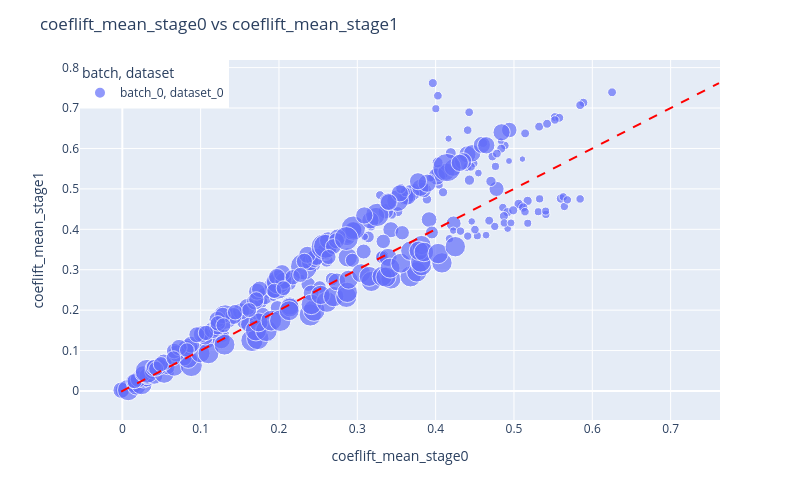
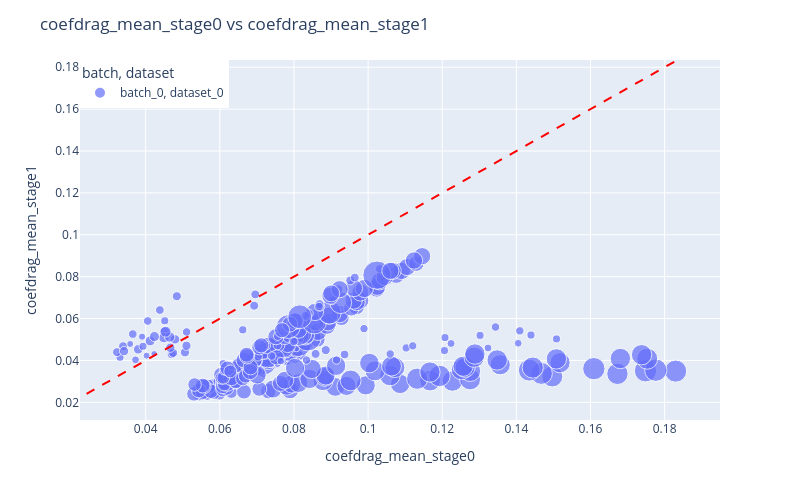
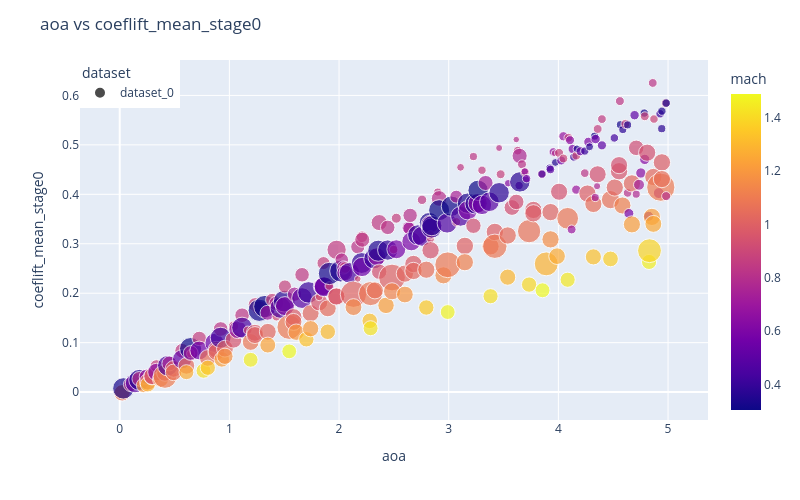
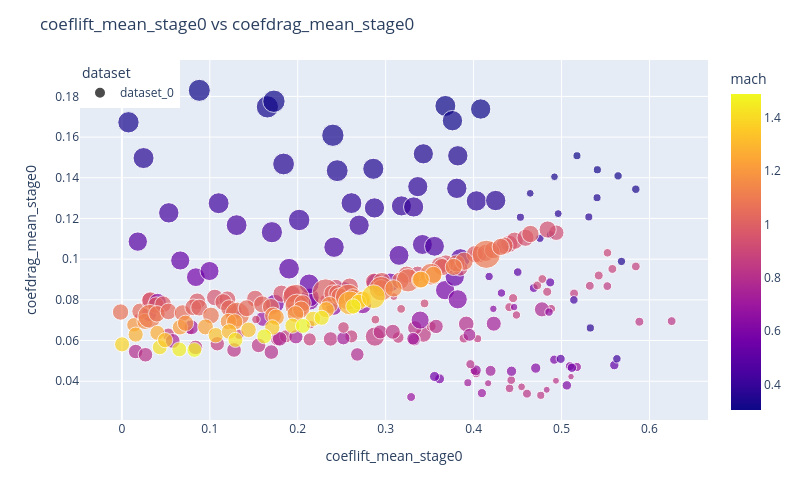

These figures' notebook cell, in order:
### Code cell
save_path = None # '/home/m.jaraiz/repos/tmp/'
import os
plot_df_post(df_post, col1='coeflift_mean_stage0', col2='coeflift_mean_stage1', col3='batch', line_xy=True, save_path=os.path.join(save_path, 'cl0_vs_cl1.png') if save_path is not None else save_path)
plot_df_post(df_post, col1='coefdrag_mean_stage0', col2='coefdrag_mean_stage1', col3='batch', line_xy=True, save_path=os.path.join(save_path, 'cd0_vs_cd1.png') if save_path is not None else save_path) #cd0_vs_cd1
for stage in [0, 1]:

    plot_df_post(df_post, col1='aoa', col2=f'coeflift_mean_stage{stage}', col3='mach', line_xy=False, save_path=os.path.join(save_path, f'aoa_vs_cl{stage}.png') if save_path is not None else save_path) # aoa_vs_cl{stage}
    plot_df_post(df_post, col1=f'coeflift_mean_stage{stage}', col2=f'coefdrag_mean_stage{stage}', col3='mach', line_xy=False, save_path=os.path.join(save_path, f'cl{stage}_vs_cd{stage}.png') if save_path is not None else save_path) # cl{stage}_vs_cd{stage}
    plot_df_post(df_post, col1='mach', col2=f'coefdrag_mean_stage{stage}', col3='aoa', line_xy=False, save_path=os.path.join(save_path, f'mach_vs_cd{stage}.png') if save_path is not None else save_path) # mach_vs_cd{stage}

### Figure 1 — Plotly figure (JSON) as saved in the notebook; plotly's stock layout.template omitted (floating-point values rounded to 4 significant figures; data arrays with more than 128 entries replaced by an {"elided": "..."} marker saying what was removed)
{"data": [{"customdata": {"elided": "280x75 mixed values"}, "hovertemplate": "batch=%{customdata[74]}<br>dataset=%{customdata[72]}<br>coeflift_mean_stage0=%{x}<br>coeflift_mean_stage1=%{y}<br>size=%{customdata[73]}<br>aoa=%{customdata[0]}<br>mach=%{customdata[1]}<br>stage=%{customdata[2]}<br>case_idx=%{customdata[3]}<br>re=%{customdata[4]}<br>exist=%{customdata[5]}<br>folder=%{customdata[6]}<br>subsets=%{customdata[7]}<br>coeflift_var_stage0=%{customdata[8]}<br>coefdrag_mean_stage0=%{customdata[9]}<br>coefdrag_var_stage0=%{customdata[10]}<br>coefmomenty_mean_stage0=%{customdata[11]}<br>coefmomenty_var_stage0=%{customdata[12]}<br>coeflift_var_stage1=%{customdata[13]}<br>coefdrag_mean_stage1=%{customdata[14]}<br>coefdrag_var_stage1=%{customdata[15]}<br>coefmomenty_mean_stage1=%{customdata[16]}<br>coefmomenty_var_stage1=%{customdata[17]}<br>total_iter_stage0=%{customdata[18]}<br>cfl_stage0=%{customdata[19]}<br>densityresidual_stage0=%{customdata[20]}<br>energystagnationdensityresidual_stage0=%{customdata[21]}<br>iteration_stage0=%{customdata[22]}<br>momentumresidual_stage0=%{customdata[23]}<br>momentumxresidual_stage0=%{customdata[24]}<br>momentumyresidual_stage0=%{customdata[25]}<br>momentumzresidual_stage0=%{customdata[26]}<br>time_stage0=%{customdata[27]}<br>turbulentsanutildedensityresidual_stage0=%{customdata[28]}<br>densityresidual_norm_stage0=%{customdata[29]}<br>densityresidual_scaled_stage0=%{customdata[30]}<br>energystagnationdensityresidual_norm_stage0=%{customdata[31]}<br>energystagnationdensityresidual_scaled_stage0=%{customdata[32]}<br>momentumresidual_norm_stage0=%{customdata[33]}<br>momentumresidual_scaled_stage0=%{customdata[34]}<br>momentumxresidual_norm_stage0=%{customdata[35]}<br>momentumxresidual_scaled_stage0=%{customdata[36]}<br>momentumyresidual_norm_stage0=%{customdata[37]}<br>momentumyresidual_scaled_stage0=%{customdata[38]}<br>momentumzresidual_norm_stage0=%{customdata[39]}<br>momentumzresidual_scaled_stage0=%{customdata[40]}<br>turbulentsanutildedensityresidual_norm_stage0=%{customdata[41]}<br>turbulentsanutildedensityresidual_scaled_stage0=%{customdata[42]}<br>stage_stage0=%{customdata[43]}<br>total_iterations_stage0=%{customdata[44]}<br>total_iter_stage1=%{customdata[45]}<br>cfl_stage1=%{customdata[46]}<br>densityresidual_stage1=%{customdata[47]}<br>energystagnationdensityresidual_stage1=%{customdata[48]}<br>iteration_stage1=%{customdata[49]}<br>momentumresidual_stage1=%{customdata[50]}<br>momentumxresidual_stage1=%{customdata[51]}<br>momentumyresidual_stage1=%{customdata[52]}<br>momentumzresidual_stage1=%{customdata[53]}<br>time_stage1=%{customdata[54]}<br>turbulentsanutildedensityresidual_stage1=%{customdata[55]}<br>densityresidual_norm_stage1=%{customdata[56]}<br>densityresidual_scaled_stage1=%{customdata[57]}<br>energystagnationdensityresidual_norm_stage1=%{customdata[58]}<br>energystagnationdensityresidual_scaled_stage1=%{customdata[59]}<br>momentumresidual_norm_stage1=%{customdata[60]}<br>momentumresidual_scaled_stage1=%{customdata[61]}<br>momentumxresidual_norm_stage1=%{customdata[62]}<br>momentumxresidual_scaled_stage1=%{customdata[63]}<br>momentumyresidual_norm_stage1=%{customdata[64]}<br>momentumyresidual_scaled_stage1=%{customdata[65]}<br>momentumzresidual_norm_stage1=%{customdata[66]}<br>momentumzresidual_scaled_stage1=%{customdata[67]}<br>turbulentsanutildedensityresidual_norm_stage1=%{customdata[68]}<br>turbulentsanutildedensityresidual_scaled_stage1=%{customdata[69]}<br>stage_stage1=%{customdata[70]}<br>total_iterations_stage1=%{customdata[71]}<extra></extra>", "legendgroup": "batch_0, dataset_0", "marker": {"color": "#636efa", "size": {"elided": "280 float values"}, "sizemode": "area", "sizeref": 0.025, "symbol": "circle"}, "mode": "markers", "name": "batch_0, dataset_0", "orientation": "v", "showlegend": true, "type": "scatter", "x": {"elided": "280 float values"}, "xaxis": "x", "y": {"elided": "280 float values"}, "yaxis": "y"}], "layout": {"height": 500, "legend": {"itemsizing": "constant", "title": {"text": "batch, dataset"}, "tracegroupgap": 0, "x": 0, "y": 1}, "margin": {"t": 60}, "shapes": [{"line": {"color": "Red", "dash": "dash"}, "type": "line", "x0": -0.001472, "x1": 0.7617, "y0": -0.001472, "y1": 0.7617}], "title": {"text": "coeflift_mean_stage0 vs coeflift_mean_stage1"}, "width": 800, "xaxis": {"anchor": "y", "domain": [0, 1], "title": {"text": "coeflift_mean_stage0"}}, "yaxis": {"anchor": "x", "domain": [0, 1], "title": {"text": "coeflift_mean_stage1"}}}}

### Figure 2 — Plotly figure (JSON) as saved in the notebook; plotly's stock layout.template omitted (floating-point values rounded to 4 significant figures; data arrays with more than 128 entries replaced by an {"elided": "..."} marker saying what was removed)
{"data": [{"customdata": {"elided": "280x75 mixed values"}, "hovertemplate": "batch=%{customdata[74]}<br>dataset=%{customdata[72]}<br>coefdrag_mean_stage0=%{x}<br>coefdrag_mean_stage1=%{y}<br>size=%{customdata[73]}<br>aoa=%{customdata[0]}<br>mach=%{customdata[1]}<br>stage=%{customdata[2]}<br>case_idx=%{customdata[3]}<br>re=%{customdata[4]}<br>exist=%{customdata[5]}<br>folder=%{customdata[6]}<br>subsets=%{customdata[7]}<br>coeflift_mean_stage0=%{customdata[8]}<br>coeflift_var_stage0=%{customdata[9]}<br>coefdrag_var_stage0=%{customdata[10]}<br>coefmomenty_mean_stage0=%{customdata[11]}<br>coefmomenty_var_stage0=%{customdata[12]}<br>coeflift_mean_stage1=%{customdata[13]}<br>coeflift_var_stage1=%{customdata[14]}<br>coefdrag_var_stage1=%{customdata[15]}<br>coefmomenty_mean_stage1=%{customdata[16]}<br>coefmomenty_var_stage1=%{customdata[17]}<br>total_iter_stage0=%{customdata[18]}<br>cfl_stage0=%{customdata[19]}<br>densityresidual_stage0=%{customdata[20]}<br>energystagnationdensityresidual_stage0=%{customdata[21]}<br>iteration_stage0=%{customdata[22]}<br>momentumresidual_stage0=%{customdata[23]}<br>momentumxresidual_stage0=%{customdata[24]}<br>momentumyresidual_stage0=%{customdata[25]}<br>momentumzresidual_stage0=%{customdata[26]}<br>time_stage0=%{customdata[27]}<br>turbulentsanutildedensityresidual_stage0=%{customdata[28]}<br>densityresidual_norm_stage0=%{customdata[29]}<br>densityresidual_scaled_stage0=%{customdata[30]}<br>energystagnationdensityresidual_norm_stage0=%{customdata[31]}<br>energystagnationdensityresidual_scaled_stage0=%{customdata[32]}<br>momentumresidual_norm_stage0=%{customdata[33]}<br>momentumresidual_scaled_stage0=%{customdata[34]}<br>momentumxresidual_norm_stage0=%{customdata[35]}<br>momentumxresidual_scaled_stage0=%{customdata[36]}<br>momentumyresidual_norm_stage0=%{customdata[37]}<br>momentumyresidual_scaled_stage0=%{customdata[38]}<br>momentumzresidual_norm_stage0=%{customdata[39]}<br>momentumzresidual_scaled_stage0=%{customdata[40]}<br>turbulentsanutildedensityresidual_norm_stage0=%{customdata[41]}<br>turbulentsanutildedensityresidual_scaled_stage0=%{customdata[42]}<br>stage_stage0=%{customdata[43]}<br>total_iterations_stage0=%{customdata[44]}<br>total_iter_stage1=%{customdata[45]}<br>cfl_stage1=%{customdata[46]}<br>densityresidual_stage1=%{customdata[47]}<br>energystagnationdensityresidual_stage1=%{customdata[48]}<br>iteration_stage1=%{customdata[49]}<br>momentumresidual_stage1=%{customdata[50]}<br>momentumxresidual_stage1=%{customdata[51]}<br>momentumyresidual_stage1=%{customdata[52]}<br>momentumzresidual_stage1=%{customdata[53]}<br>time_stage1=%{customdata[54]}<br>turbulentsanutildedensityresidual_stage1=%{customdata[55]}<br>densityresidual_norm_stage1=%{customdata[56]}<br>densityresidual_scaled_stage1=%{customdata[57]}<br>energystagnationdensityresidual_norm_stage1=%{customdata[58]}<br>energystagnationdensityresidual_scaled_stage1=%{customdata[59]}<br>momentumresidual_norm_stage1=%{customdata[60]}<br>momentumresidual_scaled_stage1=%{customdata[61]}<br>momentumxresidual_norm_stage1=%{customdata[62]}<br>momentumxresidual_scaled_stage1=%{customdata[63]}<br>momentumyresidual_norm_stage1=%{customdata[64]}<br>momentumyresidual_scaled_stage1=%{customdata[65]}<br>momentumzresidual_norm_stage1=%{customdata[66]}<br>momentumzresidual_scaled_stage1=%{customdata[67]}<br>turbulentsanutildedensityresidual_norm_stage1=%{customdata[68]}<br>turbulentsanutildedensityresidual_scaled_stage1=%{customdata[69]}<br>stage_stage1=%{customdata[70]}<br>total_iterations_stage1=%{customdata[71]}<extra></extra>", "legendgroup": "batch_0, dataset_0", "marker": {"color": "#636efa", "size": {"elided": "280 float values"}, "sizemode": "area", "sizeref": 0.025, "symbol": "circle"}, "mode": "markers", "name": "batch_0, dataset_0", "orientation": "v", "showlegend": true, "type": "scatter", "x": {"elided": "280 float values"}, "xaxis": "x", "y": {"elided": "280 float values"}, "yaxis": "y"}], "layout": {"height": 500, "legend": {"itemsizing": "constant", "title": {"text": "batch, dataset"}, "tracegroupgap": 0, "x": 0, "y": 1}, "margin": {"t": 60}, "shapes": [{"line": {"color": "Red", "dash": "dash"}, "type": "line", "x0": 0.02405, "x1": 0.183, "y0": 0.02405, "y1": 0.183}], "title": {"text": "coefdrag_mean_stage0 vs coefdrag_mean_stage1"}, "width": 800, "xaxis": {"anchor": "y", "domain": [0, 1], "title": {"text": "coefdrag_mean_stage0"}}, "yaxis": {"anchor": "x", "domain": [0, 1], "title": {"text": "coefdrag_mean_stage1"}}}}

### Figure 3 — Plotly figure (JSON) as saved in the notebook; plotly's stock layout.template omitted (floating-point values rounded to 4 significant figures; data arrays with more than 128 entries replaced by an {"elided": "..."} marker saying what was removed)
{"data": [{"customdata": {"elided": "280x75 mixed values"}, "hovertemplate": "dataset=%{customdata[72]}<br>aoa=%{x}<br>coeflift_mean_stage0=%{y}<br>size=%{customdata[73]}<br>mach=%{marker.color}<br>stage=%{customdata[1]}<br>case_idx=%{customdata[2]}<br>re=%{customdata[3]}<br>exist=%{customdata[4]}<br>folder=%{customdata[5]}<br>subsets=%{customdata[6]}<br>coeflift_var_stage0=%{customdata[7]}<br>coefdrag_mean_stage0=%{customdata[8]}<br>coefdrag_var_stage0=%{customdata[9]}<br>coefmomenty_mean_stage0=%{customdata[10]}<br>coefmomenty_var_stage0=%{customdata[11]}<br>coeflift_mean_stage1=%{customdata[12]}<br>coeflift_var_stage1=%{customdata[13]}<br>coefdrag_mean_stage1=%{customdata[14]}<br>coefdrag_var_stage1=%{customdata[15]}<br>coefmomenty_mean_stage1=%{customdata[16]}<br>coefmomenty_var_stage1=%{customdata[17]}<br>total_iter_stage0=%{customdata[18]}<br>cfl_stage0=%{customdata[19]}<br>densityresidual_stage0=%{customdata[20]}<br>energystagnationdensityresidual_stage0=%{customdata[21]}<br>iteration_stage0=%{customdata[22]}<br>momentumresidual_stage0=%{customdata[23]}<br>momentumxresidual_stage0=%{customdata[24]}<br>momentumyresidual_stage0=%{customdata[25]}<br>momentumzresidual_stage0=%{customdata[26]}<br>time_stage0=%{customdata[27]}<br>turbulentsanutildedensityresidual_stage0=%{customdata[28]}<br>densityresidual_norm_stage0=%{customdata[29]}<br>densityresidual_scaled_stage0=%{customdata[30]}<br>energystagnationdensityresidual_norm_stage0=%{customdata[31]}<br>energystagnationdensityresidual_scaled_stage0=%{customdata[32]}<br>momentumresidual_norm_stage0=%{customdata[33]}<br>momentumresidual_scaled_stage0=%{customdata[34]}<br>momentumxresidual_norm_stage0=%{customdata[35]}<br>momentumxresidual_scaled_stage0=%{customdata[36]}<br>momentumyresidual_norm_stage0=%{customdata[37]}<br>momentumyresidual_scaled_stage0=%{customdata[38]}<br>momentumzresidual_norm_stage0=%{customdata[39]}<br>momentumzresidual_scaled_stage0=%{customdata[40]}<br>turbulentsanutildedensityresidual_norm_stage0=%{customdata[41]}<br>turbulentsanutildedensityresidual_scaled_stage0=%{customdata[42]}<br>stage_stage0=%{customdata[43]}<br>total_iterations_stage0=%{customdata[44]}<br>total_iter_stage1=%{customdata[45]}<br>cfl_stage1=%{customdata[46]}<br>densityresidual_stage1=%{customdata[47]}<br>energystagnationdensityresidual_stage1=%{customdata[48]}<br>iteration_stage1=%{customdata[49]}<br>momentumresidual_stage1=%{customdata[50]}<br>momentumxresidual_stage1=%{customdata[51]}<br>momentumyresidual_stage1=%{customdata[52]}<br>momentumzresidual_stage1=%{customdata[53]}<br>time_stage1=%{customdata[54]}<br>turbulentsanutildedensityresidual_stage1=%{customdata[55]}<br>densityresidual_norm_stage1=%{customdata[56]}<br>densityresidual_scaled_stage1=%{customdata[57]}<br>energystagnationdensityresidual_norm_stage1=%{customdata[58]}<br>energystagnationdensityresidual_scaled_stage1=%{customdata[59]}<br>momentumresidual_norm_stage1=%{customdata[60]}<br>momentumresidual_scaled_stage1=%{customdata[61]}<br>momentumxresidual_norm_stage1=%{customdata[62]}<br>momentumxresidual_scaled_stage1=%{customdata[63]}<br>momentumyresidual_norm_stage1=%{customdata[64]}<br>momentumyresidual_scaled_stage1=%{customdata[65]}<br>momentumzresidual_norm_stage1=%{customdata[66]}<br>momentumzresidual_scaled_stage1=%{customdata[67]}<br>turbulentsanutildedensityresidual_norm_stage1=%{customdata[68]}<br>turbulentsanutildedensityresidual_scaled_stage1=%{customdata[69]}<br>stage_stage1=%{customdata[70]}<br>total_iterations_stage1=%{customdata[71]}<br>batch=%{customdata[74]}<extra></extra>", "legendgroup": "dataset_0", "marker": {"color": {"elided": "280 float values"}, "coloraxis": "coloraxis", "size": {"elided": "280 float values"}, "sizemode": "area", "sizeref": 0.025, "symbol": "circle"}, "mode": "markers", "name": "dataset_0", "orientation": "v", "showlegend": true, "type": "scatter", "x": {"elided": "280 float values"}, "xaxis": "x", "y": {"elided": "280 float values"}, "yaxis": "y"}], "layout": {"coloraxis": {"colorbar": {"title": {"text": "mach"}}, "colorscale": [[0, "#0d0887"], [0.1111, "#46039f"], [0.2222, "#7201a8"], [0.3333, "#9c179e"], [0.4444, "#bd3786"], [0.5556, "#d8576b"], [0.6667, "#ed7953"], [0.7778, "#fb9f3a"], [0.8889, "#fdca26"], [1, "#f0f921"]]}, "height": 500, "legend": {"itemsizing": "constant", "title": {"text": "dataset"}, "tracegroupgap": 0, "x": 0, "y": 1}, "margin": {"t": 60}, "title": {"text": "aoa vs coeflift_mean_stage0"}, "width": 800, "xaxis": {"anchor": "y", "domain": [0, 1], "title": {"text": "aoa"}}, "yaxis": {"anchor": "x", "domain": [0, 1], "title": {"text": "coeflift_mean_stage0"}}}}

### Figure 4 — Plotly figure (JSON) as saved in the notebook; plotly's stock layout.template omitted (floating-point values rounded to 4 significant figures; data arrays with more than 128 entries replaced by an {"elided": "..."} marker saying what was removed)
{"data": [{"customdata": {"elided": "280x75 mixed values"}, "hovertemplate": "dataset=%{customdata[72]}<br>coeflift_mean_stage0=%{x}<br>coefdrag_mean_stage0=%{y}<br>size=%{customdata[73]}<br>aoa=%{customdata[0]}<br>mach=%{marker.color}<br>stage=%{customdata[2]}<br>case_idx=%{customdata[3]}<br>re=%{customdata[4]}<br>exist=%{customdata[5]}<br>folder=%{customdata[6]}<br>subsets=%{customdata[7]}<br>coeflift_var_stage0=%{customdata[8]}<br>coefdrag_var_stage0=%{customdata[9]}<br>coefmomenty_mean_stage0=%{customdata[10]}<br>coefmomenty_var_stage0=%{customdata[11]}<br>coeflift_mean_stage1=%{customdata[12]}<br>coeflift_var_stage1=%{customdata[13]}<br>coefdrag_mean_stage1=%{customdata[14]}<br>coefdrag_var_stage1=%{customdata[15]}<br>coefmomenty_mean_stage1=%{customdata[16]}<br>coefmomenty_var_stage1=%{customdata[17]}<br>total_iter_stage0=%{customdata[18]}<br>cfl_stage0=%{customdata[19]}<br>densityresidual_stage0=%{customdata[20]}<br>energystagnationdensityresidual_stage0=%{customdata[21]}<br>iteration_stage0=%{customdata[22]}<br>momentumresidual_stage0=%{customdata[23]}<br>momentumxresidual_stage0=%{customdata[24]}<br>momentumyresidual_stage0=%{customdata[25]}<br>momentumzresidual_stage0=%{customdata[26]}<br>time_stage0=%{customdata[27]}<br>turbulentsanutildedensityresidual_stage0=%{customdata[28]}<br>densityresidual_norm_stage0=%{customdata[29]}<br>densityresidual_scaled_stage0=%{customdata[30]}<br>energystagnationdensityresidual_norm_stage0=%{customdata[31]}<br>energystagnationdensityresidual_scaled_stage0=%{customdata[32]}<br>momentumresidual_norm_stage0=%{customdata[33]}<br>momentumresidual_scaled_stage0=%{customdata[34]}<br>momentumxresidual_norm_stage0=%{customdata[35]}<br>momentumxresidual_scaled_stage0=%{customdata[36]}<br>momentumyresidual_norm_stage0=%{customdata[37]}<br>momentumyresidual_scaled_stage0=%{customdata[38]}<br>momentumzresidual_norm_stage0=%{customdata[39]}<br>momentumzresidual_scaled_stage0=%{customdata[40]}<br>turbulentsanutildedensityresidual_norm_stage0=%{customdata[41]}<br>turbulentsanutildedensityresidual_scaled_stage0=%{customdata[42]}<br>stage_stage0=%{customdata[43]}<br>total_iterations_stage0=%{customdata[44]}<br>total_iter_stage1=%{customdata[45]}<br>cfl_stage1=%{customdata[46]}<br>densityresidual_stage1=%{customdata[47]}<br>energystagnationdensityresidual_stage1=%{customdata[48]}<br>iteration_stage1=%{customdata[49]}<br>momentumresidual_stage1=%{customdata[50]}<br>momentumxresidual_stage1=%{customdata[51]}<br>momentumyresidual_stage1=%{customdata[52]}<br>momentumzresidual_stage1=%{customdata[53]}<br>time_stage1=%{customdata[54]}<br>turbulentsanutildedensityresidual_stage1=%{customdata[55]}<br>densityresidual_norm_stage1=%{customdata[56]}<br>densityresidual_scaled_stage1=%{customdata[57]}<br>energystagnationdensityresidual_norm_stage1=%{customdata[58]}<br>energystagnationdensityresidual_scaled_stage1=%{customdata[59]}<br>momentumresidual_norm_stage1=%{customdata[60]}<br>momentumresidual_scaled_stage1=%{customdata[61]}<br>momentumxresidual_norm_stage1=%{customdata[62]}<br>momentumxresidual_scaled_stage1=%{customdata[63]}<br>momentumyresidual_norm_stage1=%{customdata[64]}<br>momentumyresidual_scaled_stage1=%{customdata[65]}<br>momentumzresidual_norm_stage1=%{customdata[66]}<br>momentumzresidual_scaled_stage1=%{customdata[67]}<br>turbulentsanutildedensityresidual_norm_stage1=%{customdata[68]}<br>turbulentsanutildedensityresidual_scaled_stage1=%{customdata[69]}<br>stage_stage1=%{customdata[70]}<br>total_iterations_stage1=%{customdata[71]}<br>batch=%{customdata[74]}<extra></extra>", "legendgroup": "dataset_0", "marker": {"color": {"elided": "280 float values"}, "coloraxis": "coloraxis", "size": {"elided": "280 float values"}, "sizemode": "area", "sizeref": 0.025, "symbol": "circle"}, "mode": "markers", "name": "dataset_0", "orientation": "v", "showlegend": true, "type": "scatter", "x": {"elided": "280 float values"}, "xaxis": "x", "y": {"elided": "280 float values"}, "yaxis": "y"}], "layout": {"coloraxis": {"colorbar": {"title": {"text": "mach"}}, "colorscale": [[0, "#0d0887"], [0.1111, "#46039f"], [0.2222, "#7201a8"], [0.3333, "#9c179e"], [0.4444, "#bd3786"], [0.5556, "#d8576b"], [0.6667, "#ed7953"], [0.7778, "#fb9f3a"], [0.8889, "#fdca26"], [1, "#f0f921"]]}, "height": 500, "legend": {"itemsizing": "constant", "title": {"text": "dataset"}, "tracegroupgap": 0, "x": 0, "y": 1}, "margin": {"t": 60}, "title": {"text": "coeflift_mean_stage0 vs coefdrag_mean_stage0"}, "width": 800, "xaxis": {"anchor": "y", "domain": [0, 1], "title": {"text": "coeflift_mean_stage0"}}, "yaxis": {"anchor": "x", "domain": [0, 1], "title": {"text": "coefdrag_mean_stage0"}}}}
